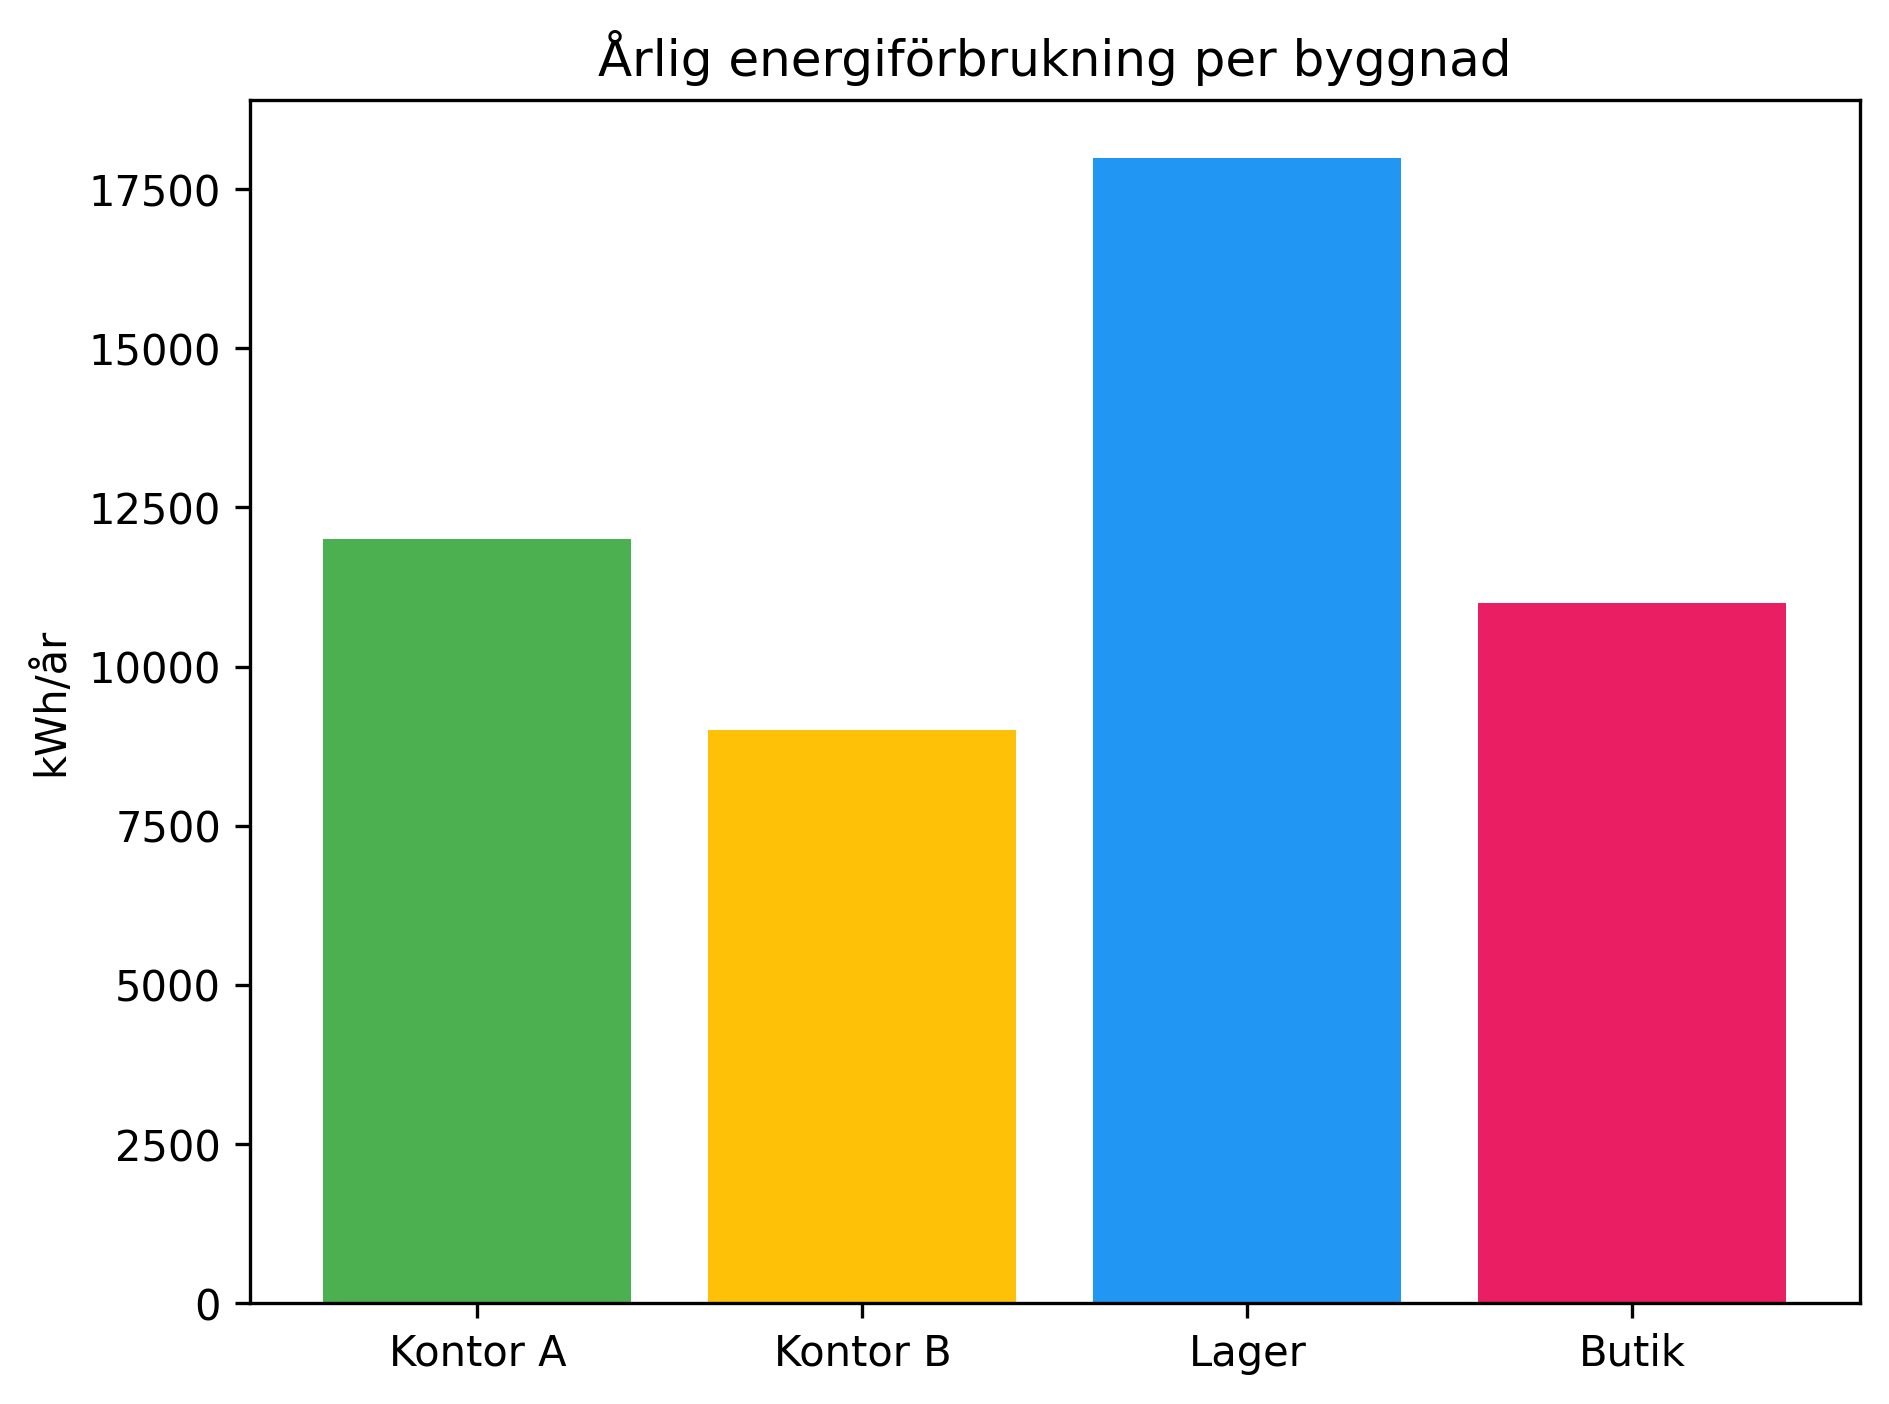

Recreate this plot in Python.
import matplotlib.pyplot as plt

byggnader = ["Kontor A", "Kontor B", "Lager", "Butik"]
förbrukning = [12000, 9000, 18000, 11000]

plt.bar(byggnader, förbrukning, color=["#4CAF50", "#FFC107", "#2196F3", "#E91E63"])
plt.title("Årlig energiförbrukning per byggnad")
plt.ylabel("kWh/år")
plt.tight_layout()
plt.savefig("diagram2.png", dpi=300, bbox_inches="tight")
# plt.show()
